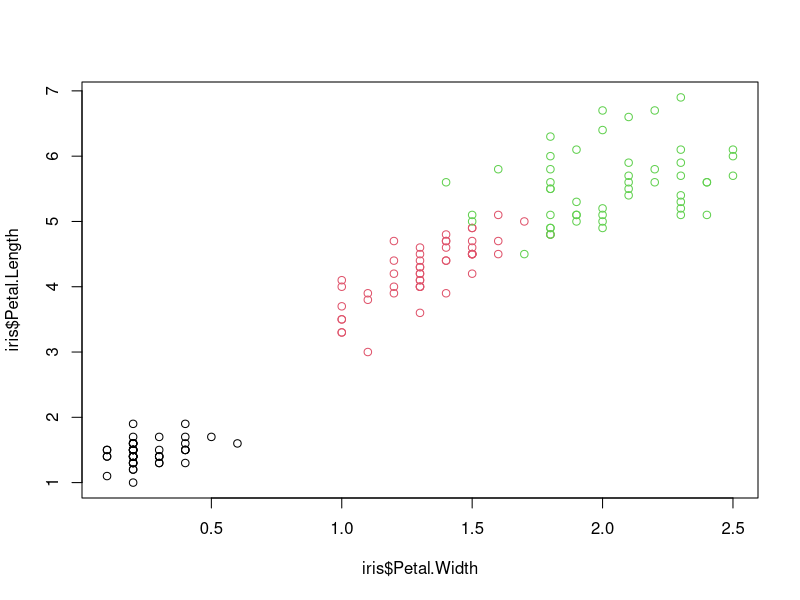
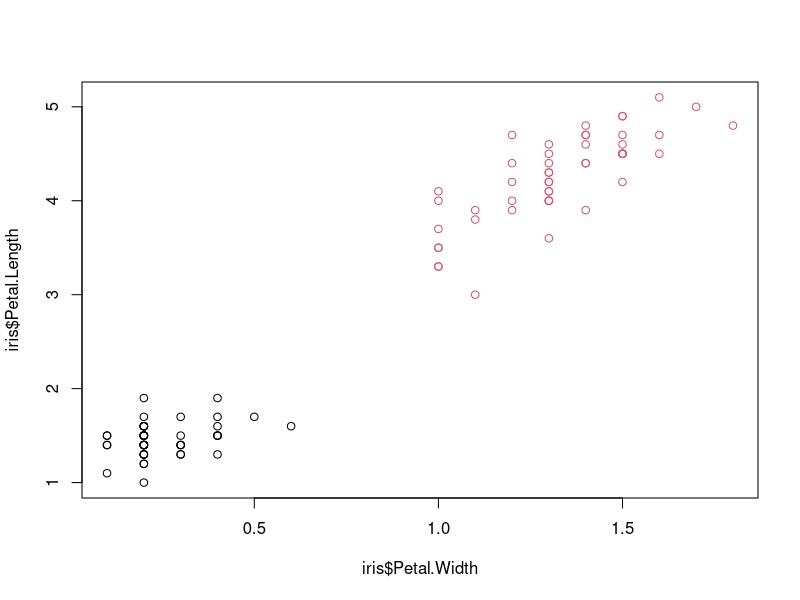

The R source for these figures, in order:
# Logistic regression classifier to predict setosa and versicolor irises using
# two features, petal width and petal length.
#
# Gregory Gundersen
# 3 Feb 2016
# -----------------------------------------------------------------------------

sigmoid <- function(z) {
  return (1 / (1 + exp(-z)))
}

gradient_descent <- function(X, y, theta, alpha, num_iters) {
  m = length(y)
  for(iter in 1:num_iters) {
    hyp = sigmoid(X %*% theta)
    J = sum((-y * log(hyp)) - ((1-y) * log(1 - hyp))) / m
    grad = (t(X) %*% (hyp - y)) / m
    theta = theta - alpha * grad
  }
  return (theta)
}

predict <- function(theta, X) {
  p = sigmoid(X %*% theta) >= 0.5;
  return (p)
}

# ------------------------------- END FUNCTIONS -------------------------------

# This plot makes it pretty clear that we should be able to classify the irises
# by species based on their petal lengths and widths. To simplify the problem
# for myself, I'm going to remove the virginica species, which overlaps with
# the setosa species.
plot(iris$Petal.Width, iris$Petal.Length, col=iris$Species)

# Remove virginica species to avoid multi-class problem.
remove_idx <- which(iris$Species != "virginica")
iris <- iris[remove_idx,]

# Verify that this classification problem is straightforward.
plot(iris$Petal.Width, iris$Petal.Length, col=iris$Species)

# Randomize dataset before splitting it into training and testing sets.
rand_idx <- sample(nrow(iris))
iris <- iris[rand_idx,]

X <- data.matrix(iris[,3:4])
X_train <- X[1:80,]
X_test <- X[81:100,]
# Create binary matrix where 1 indicates the species is setosa, 0 indicates not
# setosa, i.e. is versicolor
y <- matrix((iris$Species == "setosa") * 1)
y_train <- y[1:80]
y_test <- y[81:100]
correct_labels <- iris[,5][81:100]

# Since we have two features, we are learning two parameters.
initial_theta <- matrix(c(0, 0))

# Learn theta. I'm not sure if alpha=0.5 and num_iters=400 are good defaults,
# but they seem to work on this dataset.
theta <- gradient_descent(X_train, y_train, initial_theta, 0.5, 400)
prob = predict(theta, X_test)

pct_correct <- sum(y_test == prob) / length(prob)
print(pct_correct)
